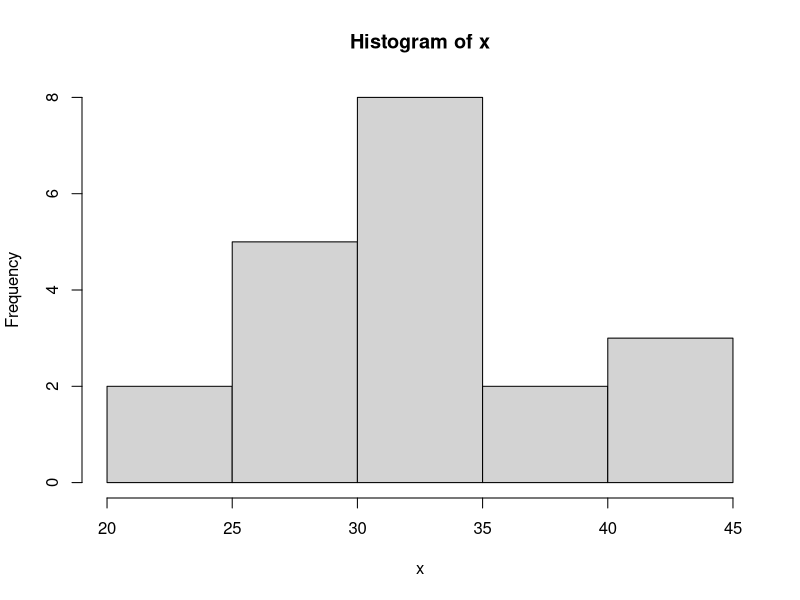
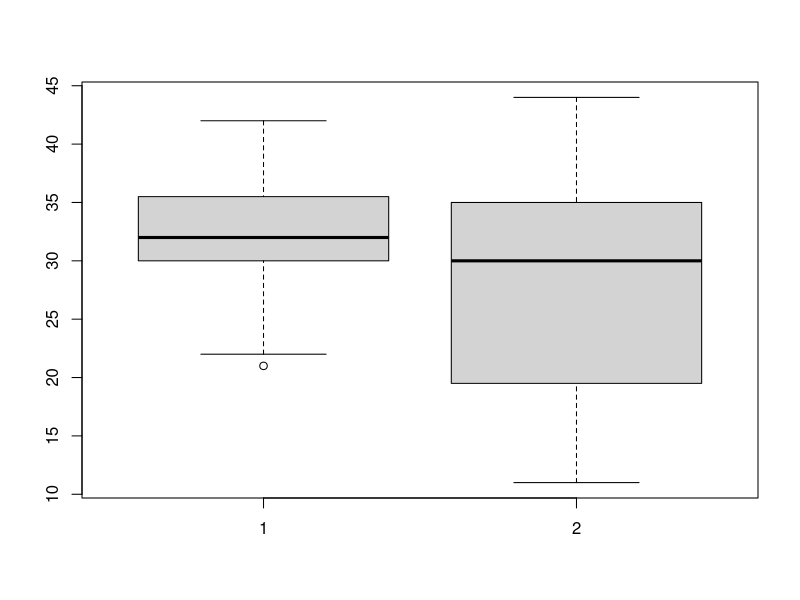

R code for these plots, in order:
## ---- chunk 1
x <- c(29, 36, 38, 32, 32, 33, 35, 32, 33, 30, 41, 22, 32, 30, 33, 42, 30,41,21, 28)
y <- c(36, 30, 34, 29, 37, 42, 36, 14, 14, 44, 26, 17, 32, 34, 22, 26, 17, 11, 30, 34)
summary(x)
var(x)
hist(x)
boxplot(x,y)
